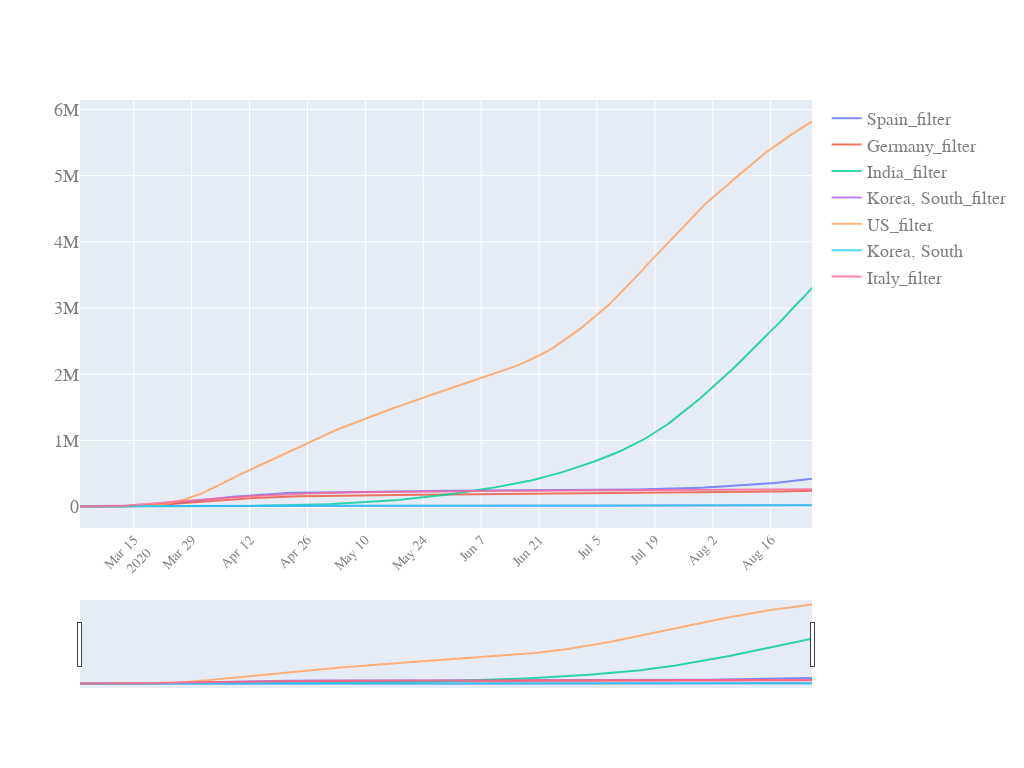

The code cell stored with this chart in its notebook:
### Code cell
start_pos=40
quick_plot(df_analyse.date[start_pos:],
          df_analyse.iloc[start_pos:,[9,10,11,12,8,6,7]],
          y_scale='linear',
          slider=True)

### Figure 1 — Plotly figure (JSON) as saved in the notebook; plotly's stock layout.template omitted (floating-point values rounded to 4 significant figures; data arrays with more than 128 entries replaced by an {"elided": "..."} marker saying what was removed)
{"data": [{"mode": "lines", "name": "Spain_filter", "opacity": 0.8, "type": "scatter", "x": {"elided": "178 str values"}, "y": {"elided": "178 float values"}}, {"mode": "lines", "name": "Germany_filter", "opacity": 0.8, "type": "scatter", "x": {"elided": "178 str values"}, "y": {"elided": "178 float values"}}, {"mode": "lines", "name": "India_filter", "opacity": 0.8, "type": "scatter", "x": {"elided": "178 str values"}, "y": {"elided": "178 float values"}}, {"mode": "lines", "name": "Korea, South_filter", "opacity": 0.8, "type": "scatter", "x": {"elided": "178 str values"}, "y": {"elided": "178 float values"}}, {"mode": "lines", "name": "US_filter", "opacity": 0.8, "type": "scatter", "x": {"elided": "178 str values"}, "y": {"elided": "178 float values"}}, {"mode": "lines", "name": "Korea, South", "opacity": 0.8, "type": "scatter", "x": {"elided": "178 str values"}, "y": {"elided": "178 int values"}}, {"mode": "lines", "name": "Italy_filter", "opacity": 0.8, "type": "scatter", "x": {"elided": "178 str values"}, "y": {"elided": "178 float values"}}], "layout": {"autosize": true, "font": {"color": "#7f7f7f", "family": "PT Sans, monospace", "size": 18}, "height": 768, "width": 1024, "xaxis": {"nticks": 20, "rangeslider": {"visible": true}, "tickangle": -45, "tickfont": {"color": "#7f7f7f", "size": 14}}, "yaxis": {"type": "linear"}}}
